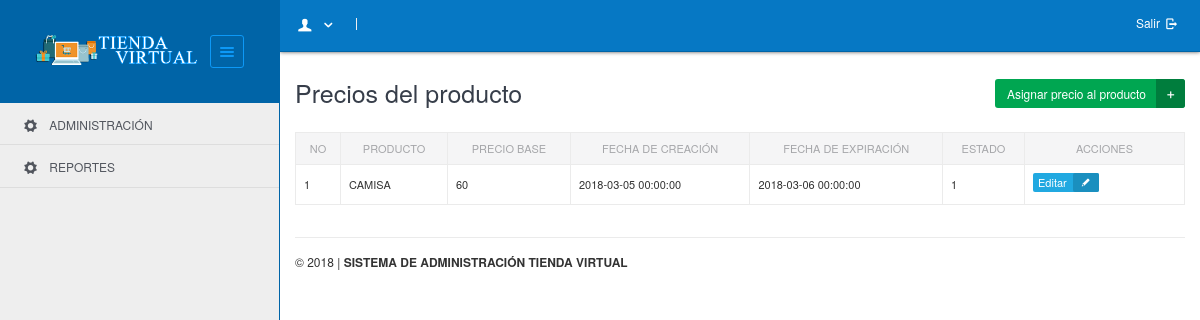
The page /?mod=producto_precio&pag=lista (signed in) on the database its author committed.
### tables this page shows
CREATE TABLE IF NOT EXISTS `product_pricing` (
  `id_precio` int(11) NOT NULL AUTO_INCREMENT,
  `product_id` int(11) NOT NULL,
  `base_price` int(11) NOT NULL,
  `date_created` timestamp NOT NULL DEFAULT '0000-00-00 00:00:00',
  `date_expiry` timestamp NOT NULL DEFAULT '0000-00-00 00:00:00',
  `in_active` char(1) NOT NULL,
  PRIMARY KEY (`id_precio`)
);

CREATE TABLE IF NOT EXISTS `product` (
  `id_producto` int(11) NOT NULL AUTO_INCREMENT,
  `product_name` varchar(100) NOT NULL,
  `product_description` varchar(4000) NOT NULL,
  `units_in_stock` int(11) NOT NULL,
  `product_category_id` int(11) NOT NULL,
  `reward_points_credit` int(11) NOT NULL,
  PRIMARY KEY (`id_producto`)
);

### modelo/conexion.php (called while the page is built, shortened)
<?php
    class conexion
    {
        private $servidor = 'localhost';
        private $base_datos = 'tienda';
        private $usuario = 'root';
        private $password = '123456';
        private $enlace;
        function Conectar()
        {
            $this->enlace = mysql_connect($this->servidor,$this->usuario,$this->password);
            if($this->enlace)
            {
                if(mysql_select_db($this->base_datos))
                    return $this->enlace;
                else
                    return false;
            }
            else
                return false;
        }
        function Lista($sql)
        {
        	$result = mysql_query($sql,$this->enlace);
        	$return_array=array();
            if(mysql_num_rows($result)>0)
            	while ($obj = mysql_fetch_array($result)) {
                    $return_array[] = $obj;
            	}
        	return $return_array;
        }
    }
?>

### modelo/producto_precio.php (called while the page is built, shortened)
<?php
class producto_precio
{
	private $bd;
	function producto_precio()
	{
		$this->bd = new Conexion();
	}
	function get_all($criterio)
	{
		if(empty($criterio)) $where = ""; else $where = " $criterio";
		$registros = $this->bd->Lista("select * from product_pricing $where");
			return $registros;
	}
}
?>

### vista/producto_precio/lista.php (the view, shortened to what this page needs)
  <?php include("modelo/producto_precio.php");
            $producto_precio = new producto_precio();
            $registros = $producto_precio->get_all(" pp inner join product p on pp.product_id=p.id_producto");
        ?>
        <h2>Precios del producto
            <a href="?mod=producto_precio&pag=form_producto_precio" class="btn btn-green btn-icon" style="float: right;">
            	Asignar precio al producto <i class="entypo-plus"></i>
            </a>
        </h2>
        <br />
<div class="table-responsive">
<table class="table table-bordered datatable" id="table-1">
           <thead>
             <tr>
                <th>No</th>
                <th>Producto</th>
            	<th>Precio base</th>
            	<th>Fecha de creaci&oacute;n</th>
            	<th>Fecha de expiraci&oacute;n</th>
                <th>Estado</th>
             <th width="160">Acciones</th>
      </tr>
   </thead>
   <tbody>
   <?php
        $n = 0;
        foreach($registros as $key => $registro)
        {
            $n++;
            echo "<tr>";
            echo "<td>$n</td><td>$registro[product_name]</td><td>$registro[base_price]</td><td>$registro[date_created]</td><td>$registro[date_expiry]</td><td>$registro[in_active]</td>";
            echo "<td>
            	       <a href='?mod=producto_precio&pag=editar_producto_precio&id=$registro[id_precio]' class='btn btn-info btn-icon btn-xs'>Editar <i class='entypo-pencil'></i></a>
                       $estado
          		  </td>";
            echo "</tr>";
        }
    ?>
        </tbody>
    </table>
    </div>

### assets/css/custom.css (style rules this page uses)
body { color: #333; }
.btn { margin-bottom: 4px; }
.table thead th { text-align: center; }
.table-responsive { overflow-x: auto; }
#table-1 td a, #table-1 th a { text-transform: none; }
#table-1 td, #table-1 th { text-transform: uppercase; font-size: 11px; }

### rows shown on the page
product_pricing: product.product_name "CAMISA", base_price "60", date_created "2018-03-05 00:00:00", date_expiry "2018-03-06 00:00:00", in_active "1"
